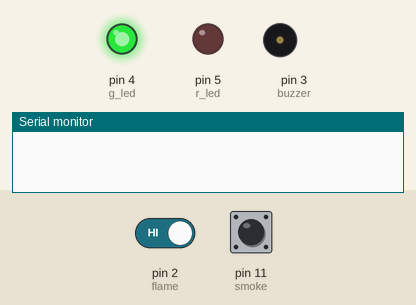
Recording of a sketch running on a simulated Arduino Uno, built with avr-gcc and run on an emulated ATmega328P. Shown: output pins drawn as LEDs (lit = HIGH), buzzer (waves = sounding, pin HIGH), the last lines printed to the serial monitor. The test bench sets the inputs (shaded band); at power-on: pin 2 (flame) HIGH, pin 11 (smoke) HIGH.

Above: at 2.8 s.
2.9 s: pin 2 (flame) driven LOW
At 3.7 s:
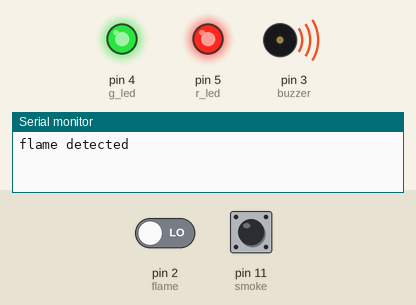
7.2 s: pin 2 (flame) driven HIGH
At 8.8 s:
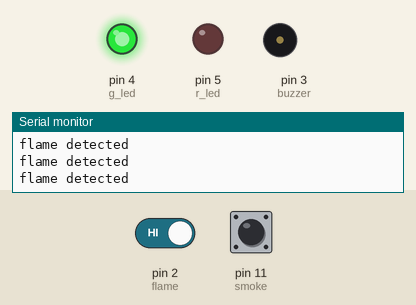
9.5 s: pin 11 (smoke) pulled LOW for 3.2 s
At 10.3 s:
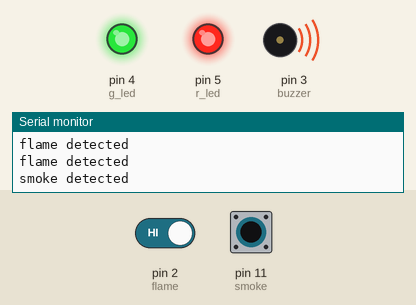
Timing chart, 0 to 14.5 s (numbered marks = the images above; inputs shaded):
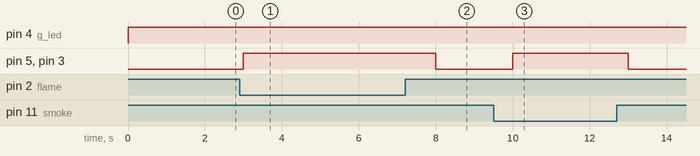

The sketch:

Ardinocode.ino
```cpp
// Pin Definitions
#define smoke 11  // MQ2 sensor digital pin no. 11
#define flame 2   // Flame sensor digital pin no. 2
#define buzzer 3
#define g_led 4
#define r_led 5
int smoke_detect;
int flame_detect;

void setup() {
  pinMode(smoke, INPUT);
  pinMode(flame, INPUT);
  pinMode(buzzer, OUTPUT);
  pinMode(g_led, OUTPUT);
  pinMode(r_led, OUTPUT);

  digitalWrite(buzzer, LOW);
  Serial.begin(9600); // Initialize serial communication with ESP32
}

void loop() {
  digitalWrite(g_led, HIGH);


  smoke_detect = digitalRead(smoke); // smoke_detect=1 (no smoke); smoke_detect=0 (smoke present)
  flame_detect = digitalRead(flame); // flame_detect=1 (no flame); flame_detect=0 (flame present)

  if ((!smoke_detect) || (!flame_detect)) {
    digitalWrite(buzzer, HIGH);
    digitalWrite(r_led, HIGH);

    if (!smoke_detect) {
      Serial.println("smoke detected");
    }
    if (!flame_detect) {
      Serial.println("flame detected");
    }
  } else {
    digitalWrite(buzzer, LOW);
    digitalWrite(r_led, LOW);
  }

  delay(1000);  // Delay for 1 second before the next check
}
```

Measured:
- after the input at 2.9 s, pin 5 (r_led), pin 3 (buzzer): LOW → HIGH after 0.10 s
- after the input at 7.2 s, pin 5 (r_led), pin 3 (buzzer): HIGH → LOW after 0.80 s
- after the input at 9.5 s, pin 5 (r_led), pin 3 (buzzer): LOW → HIGH after 0.50 s, → LOW 3.0 s later
